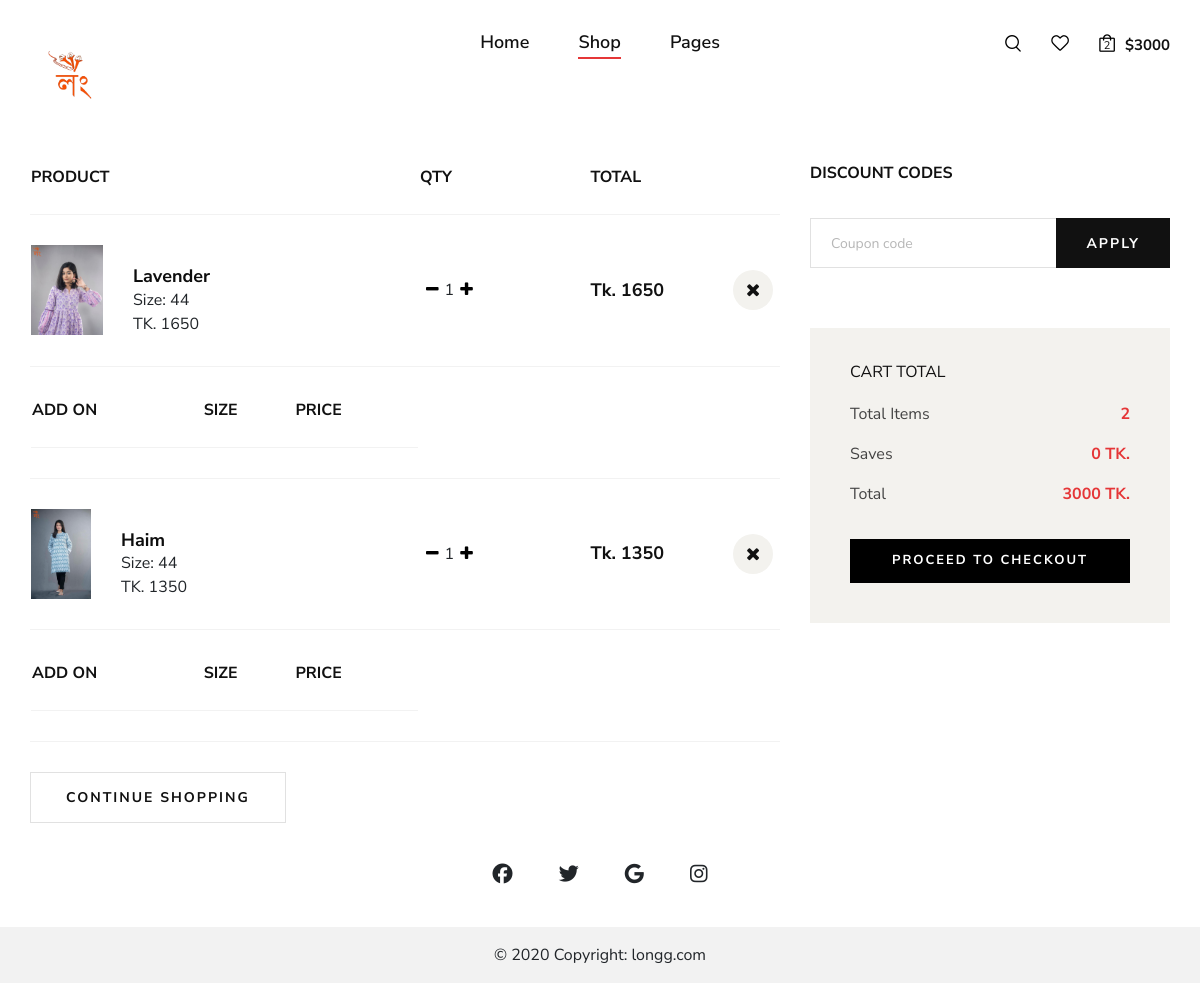
The page /cart/ (signed in) on the database as committed earlier.
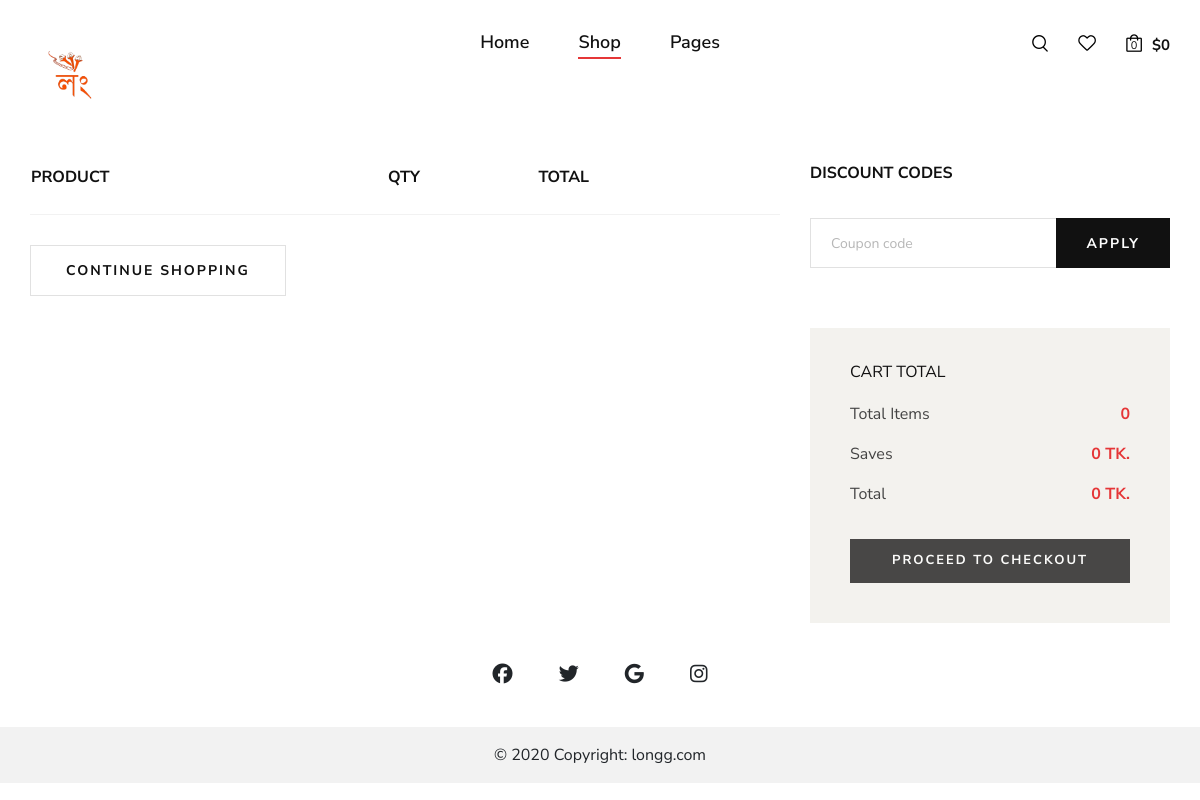
The same page on the database as committed later.
### shop/models.py (models this page shows, shortened)
class Order(models.Model):
    STATUS_CHOICES = [
        ('not_confirm','not_confirm'),
        ('Pending', 'Pending'),
        ('Processing', 'Processing'),
        ('Shipped', 'Shipped'),
        ('Delivered', 'Delivered'),
        ('Cancelled', 'Cancelled'),
    ]
    LOCATION_CHOICES = [
        ('inside_dhaka', 'Inside Dhaka'),
        ('outside_dhaka', 'Outside Dhaka'),
    ]
    user=models.ForeignKey(UserProfile,on_delete=models.SET_NULL,null=True)
    status = models.CharField(max_length=20, choices=STATUS_CHOICES, default='Pending')
    items = models.ManyToManyField('Product', through='OrderItem')
    created_at=models.DateTimeField(default=now,blank=True)
    complete=models.BooleanField(default=False,blank=True)
    order_id=models.CharField(max_length=20,null=True,blank=True)
    coupon=models.BooleanField(default=False,null=True,blank=True)
    coupon_percentange=models.PositiveIntegerField(default=0,null=True,blank=True)
    cancel_reason=models.TextField(null=True,blank=True)
    location = models.CharField(max_length=20, choices=LOCATION_CHOICES, null=True, blank=True)
    totalbill= models.PositiveIntegerField(default=0)
    delivary_charge = models.PositiveIntegerField(default=False)
    @property
    def get_total(self):
        order_items = OrderItem.objects.filter(order=self)
        total = sum(item.item_total for item in order_items)
        if self.coupon:
            total-=total*(self.coupon_percentange/100)
        return int(total)
    @property
    def total_items(self):
        order_items = OrderItem.objects.filter(order=self)
        total = sum(item.quantity for item in order_items)
        return total

class OrderItem(models.Model):
    product=models.ForeignKey(Product,on_delete=models.CASCADE,null=True)
    quantity=models.IntegerField(default=0)
    add_on_product= models.ManyToManyField(AddOnProduct)
    order = models.ForeignKey(Order, related_name='order_items',null=True, on_delete=models.CASCADE)
    size=models.CharField(max_length=10,blank=True,null=True)
    @property
    def item_total(self):
        add_on = self.add_on_product.all()
        total_add_on = sum(add_pro.price for add_pro in add_on)
        total=self.product.price*self.quantity
        return total+(total_add_on*self.quantity)

class Product(models.Model):
    name=models.CharField(max_length=100)
    slug = AutoSlugField(populate_from='name',unique=True,null=True,default=None)
    product_code=models.CharField(max_length=100,null=True,blank=True)
    add_on_product=models.ManyToManyField(AddOnProduct,blank=True)
    add_on_product2=models.ManyToManyField(AddOnProduct,related_name='ad_on_2',blank=True)
    add_on_product3=models.ManyToManyField(AddOnProduct,related_name="ad_on_3",blank=True)
    description=models.TextField(null=True,blank=True)
    price = models.IntegerField(default=0)
    discount_percent=models.IntegerField(default=0)
    main_price = models.IntegerField(default=0)
    discount=models.BooleanField(default=True,null=True,blank=False)
    productCategory = models.ManyToManyField(ProductCategory)
    image=models.ImageField(upload_to='product-image/',blank=True,null=True)
    image2=models.ImageField(upload_to='product-image/',blank=True,null=True)
    image3=models.ImageField(upload_to='product-image/',blank=True,null=True)
    image4=models.ImageField(upload_to='product-image/',blank=True,null=True)
    arrive_at=models.DateTimeField(default=now,blank=True)
    new_arrival=models.BooleanField(default=False,blank=True)
    tags = TaggableManager()
    in_stock=models.BooleanField(default=True,blank=True)
    @property
    def imageURL(self):
        try:
            url=self.image.url
        except:
            url=''
        return url

### shop/views.py (the view, shortened to what this page needs)
# urls.py: path('cart/',cart, name="cart"),
def cart(request):
    if request.user.is_authenticated:
        userProfile=get_user(request)
    if userProfile:
        order,c=Order.objects.get_or_create(user=userProfile,complete=False)
        items=OrderItem.objects.filter(order=order)
        for i in items:
            print(i.add_on_product.name)
        total=items.count()
        coupons=Cuppon.objects.all()
        print('My get_total',order.get_total)
        print('My total bill: ',order.totalbill)
        if order.coupon:
            saves=abs(order.total - order.get_total)
        else:
            saves = 0
        print('get_order')
        context={
            'total':total,
            'items':items,
            'order':order,
            'userProfile':userProfile,
            'saves':saves
        }
    else:context={}
    return render(request,'shop/shopping-cart.html',context)

### shop/views.py (called while the page is built)
def get_user(request):
    user =None
    if request.user.is_authenticated:
        user=request.user
    else:
        u=create_anonymous_user(request)
        user,c=User.objects.get_or_create(username=u)
    try:
        userprofile, created = UserProfile.objects.get_or_create(user=user)
    except Exception as e:
        print(f"An error occurred: {str(e)}")
    return userprofile

### shop/templates/shop/shopping-cart.html (shortened to what the changed rows need)
<!DOCTYPE html>
{% load static %}
<html lang="zxx">
<head>
    <link rel="stylesheet" href="https://cdnjs.cloudflare.com/ajax/libs/font-awesome/6.5.1/css/all.min.css" />
    <link rel="stylesheet" href="{% static 'shop/css/bootstrap.min.css' %}" type="text/css">
    <link rel="stylesheet" href="{% static 'shop/css/font-awesome.min.css' %}" type="text/css">
    <link rel="stylesheet" href="{% static 'shop/css/elegant-icons.css' %}" type="text/css">
    <link rel="stylesheet" href="{% static 'shop/css/magnific-popup.css' %}" type="text/css">
    <link rel="stylesheet" href="{% static 'shop/css/nice-select.css' %}" type="text/css">
    <link rel="stylesheet" href="{% static 'shop/css/owl.carousel.min.css' %}" type="text/css">
    <link rel="stylesheet" href="{% static 'shop/css/slicknav.min.css' %}" type="text/css">
    <link rel="stylesheet" href="{% static 'shop/css/style.css' %}" type="text/css">
</head>
<body>
    <header class="header mb-4">
        <div class="container">
            <div class="row">
                <div class="col-lg-3 col-md-3">
                    <div class="header__nav__option">
                        <a href="#" class="search-switch"><img src="img/icon/search.png" alt=""></a>
                        <a href="#"><img src="img/icon/heart.png" alt=""></a>
                        <a href="{% url 'cart' %}"><img src="{% static 'shop/img/icon/cart.png' %}" alt=""> <span>{{order.total_items}}</span></a>
                        <div class="price">${{order.get_total}}</div>
                    </div>
                </div>
            </div>
        </div>
    </header>
    <section class="shopping-cart spad">
        <div class="container">
            <div class="row">
                <div class="col-lg-8">
                    <div class="shopping__cart__table">
                        <table>
                            <thead>
                                <tr>
                                    <th>Product</th>
                                    <th>Qty</th>
                                    <th>Total</th>
                                    <th></th>
                                </tr>
                            </thead>
                            <tbody>
                                {% for item in items %}
                                    <tr>
                                        <td class="product__cart__item">
                                            <div class="product__cart__item__pic">
                                                <img src="{{item.product.imageURL}}" height="90" width="auto" alt="">
                                            </div>
                                            <div class="product__cart__item__text">
                                                <h5>{{item.product.name}}</h5>
                                                <span>Size: {{item.size}}</span>
    <br>
                                                <span>TK. {{item.product.price}}</span>
                                            </div>
                                        </td>
                                        <td class="quantity__item">
                                            <div class="quantity">
                                                <form method="post" action="{% url 'update_item' %}">
                                                <button type="submit" class="btn-number"  style="border: none;background: none;" >
                                                <i class="fa fa-minus"></i>
                                                </button>
                                                </form>
                                                <span>{{item.quantity}}</span>
                                                <form method="post" action="{% url 'update_item' %}">
                                                <button type="submit" class="btn-number"  style="border: none;background: none;">
                                                <i class="fa fa-plus"></i>
                                                </button>
                                                </form>
                                            </div>
                                        </td>
                                        <td class="cart__price">Tk. {{item.item_total}}</td>
                                        <td class="cart__close">
                                            <form method="post" action="{% url 'update_item' %}">
                                            <button type="submit" class="btn-number"  style="border: none;background: none;">
                                            <i class="fa fa-close"></i>
                                            </button>
                                            </form>
                                        </td>
                                    </tr>
                                    <tr>
                                    <td>
                                        <table>
                                            <thead>
                                                <th>Add On</th>
                                                <th>Size</th>
                                                <th>price</th>
                                            </thead>
                                        </table>
                                    </td>
                                    </tr>
                                {% endfor %}
                                </tbody>
                        </table>
                    </div>
                </div>
                <div class="col-lg-4">
                    <div class="cart__total">
                        <h6>Cart total</h6>
                        <ul>
                            <li>Total Items <span>{{order.total_items}}</span></li>
                            <li>Saves <span>{{saves}} TK.</span></li>
                            <li>Total <span>{{order.get_total}} TK. </span></li>
                        </ul>
                        {% if order.total_items %}
                        <a href="{% url 'location_choice' pk=order.id %}" class="primary-btn" >Proceed to checkout</a>
                        {% else %}
                        <a href="#" class="primary-btn" style="opacity: .7; cursor:none">Proceed to checkout</a>
                        {% endif %}
                    </div>
                </div>
            </div>
        </div>
    </section>
</body>
</html>

Rows that differ between the two databases and show on the page:
removed Order: total_items "2", get_total "3000"
removed OrderItem: product.imageURL (picture), product.name "Lavender", size "44", product.price "1650", quantity "1", item_total "1650"
removed OrderItem: product.imageURL (picture), product.name "Haim", size "44", product.price "1350", quantity "1", item_total "1350"
added Order: total_items "0", get_total "0"
